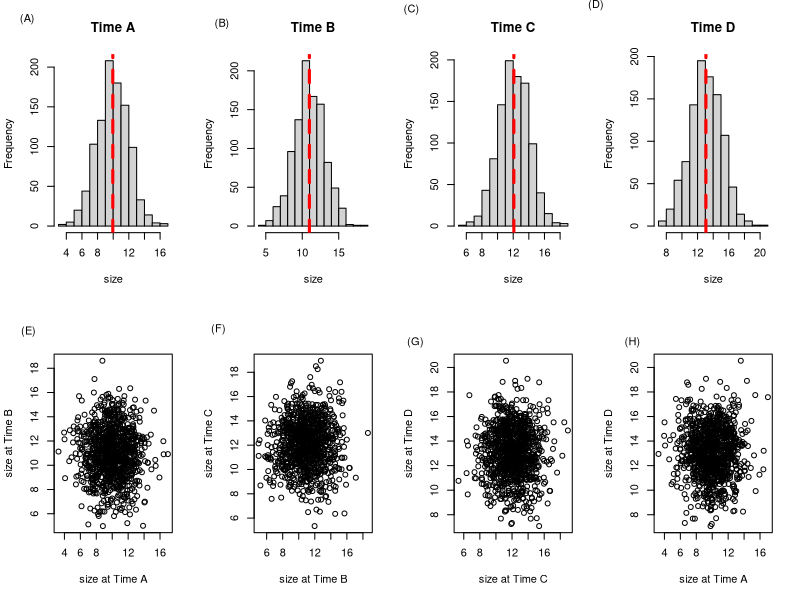
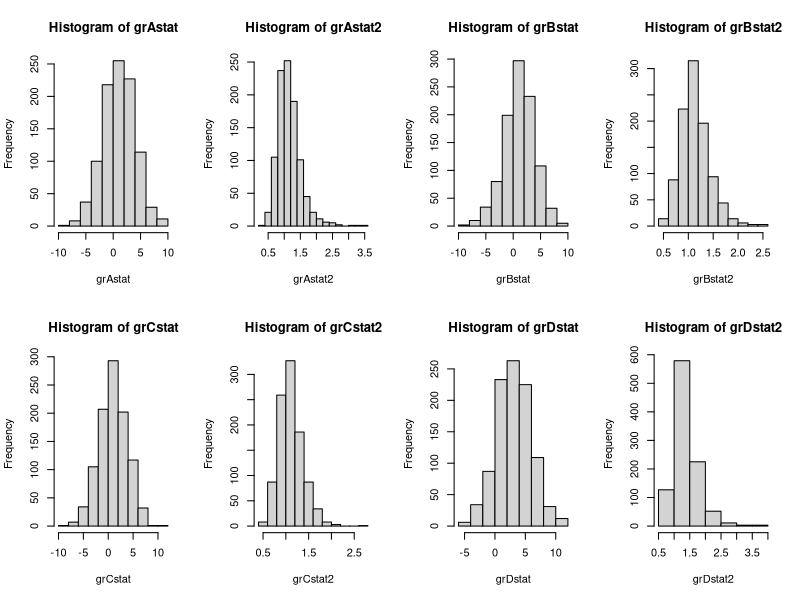
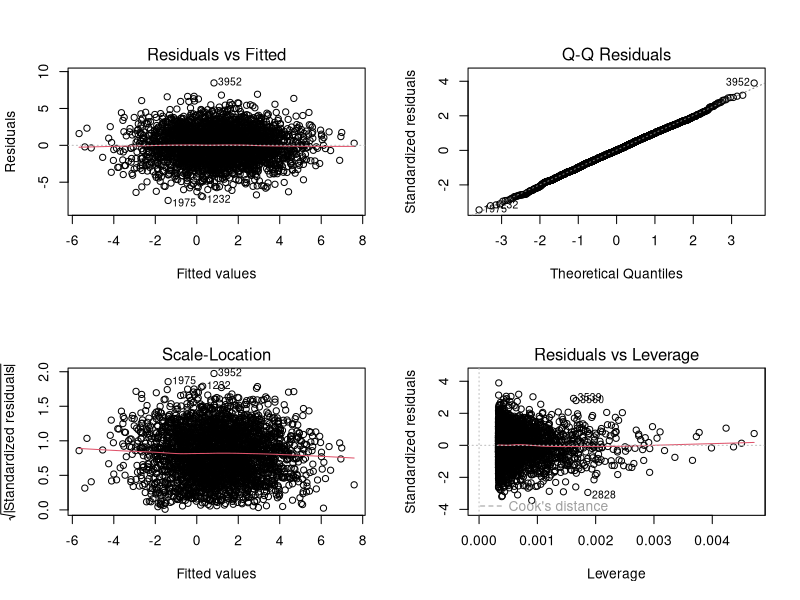
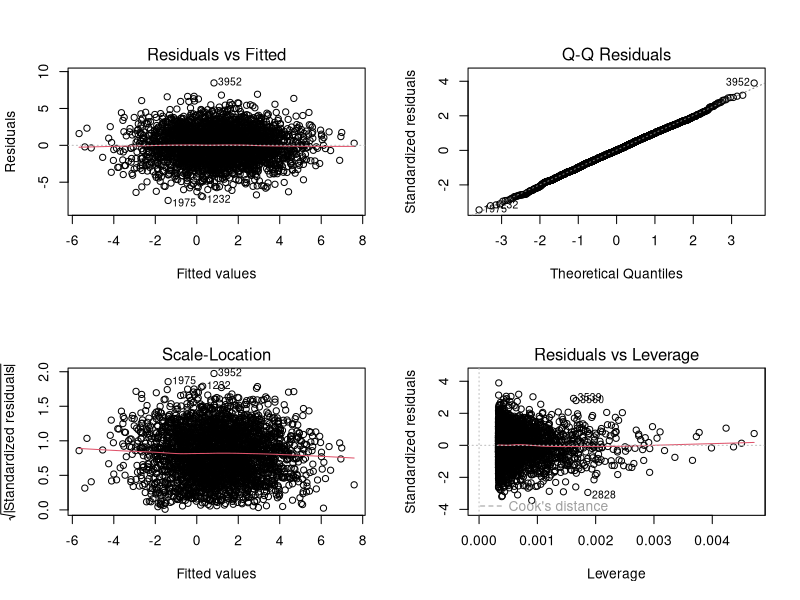
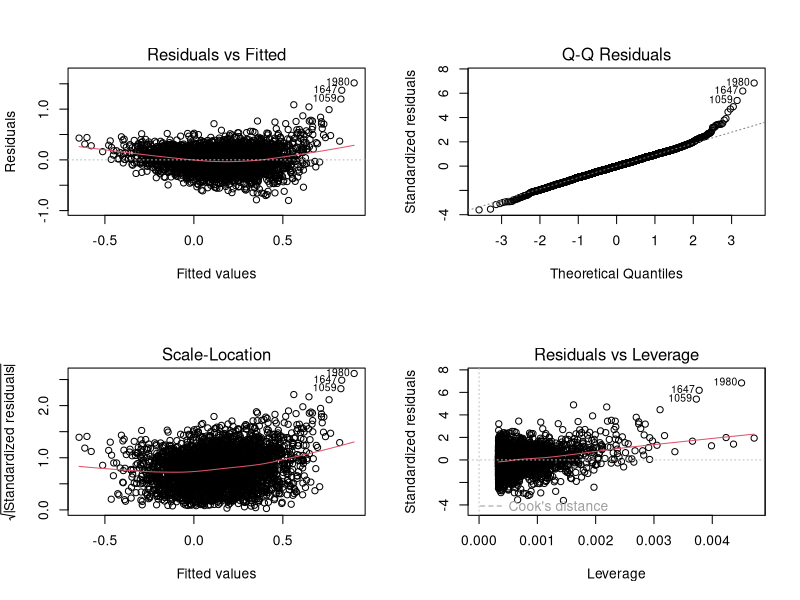
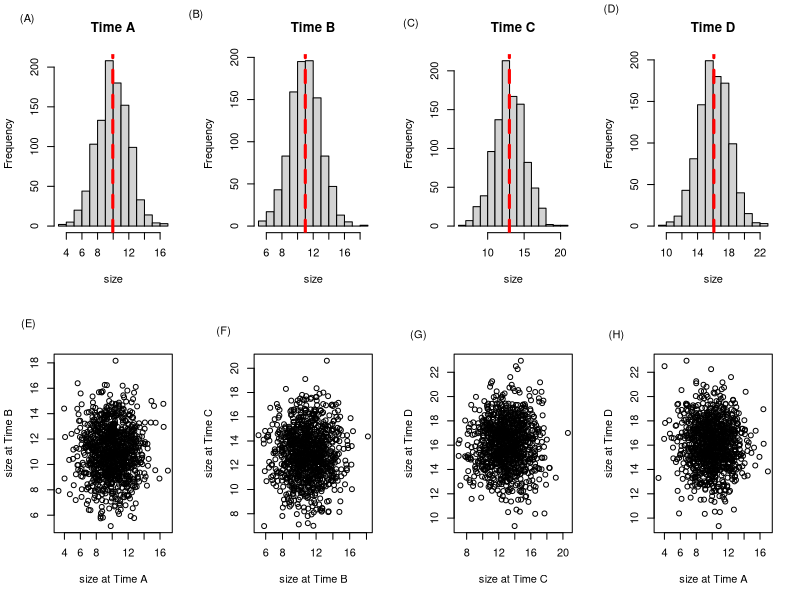
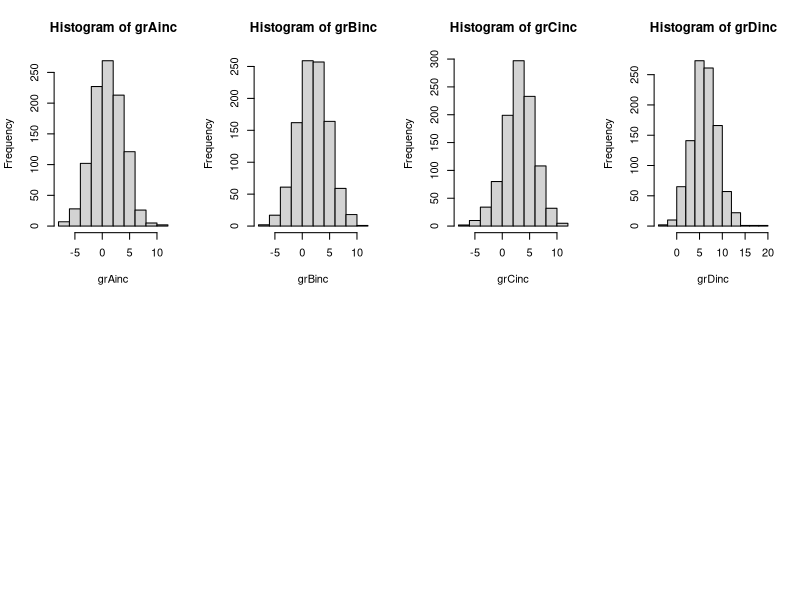
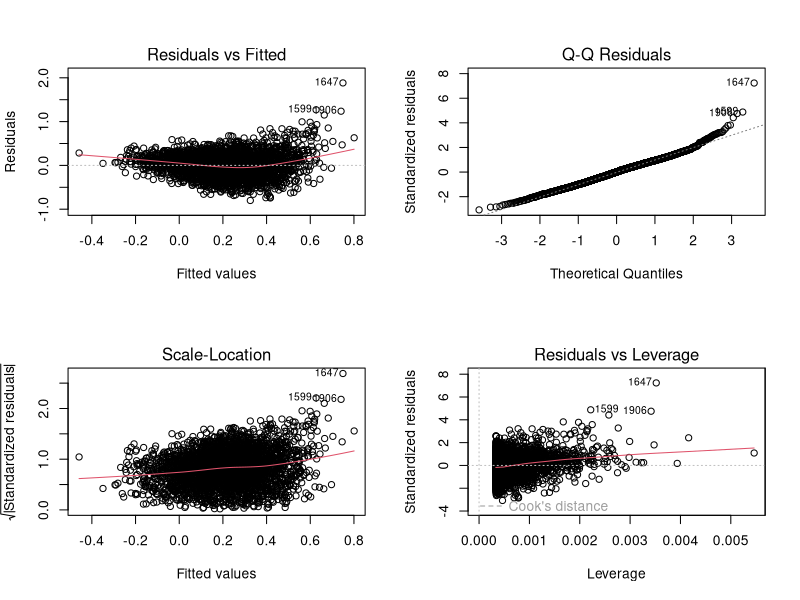

Recreate these plots in R, in order. (Note: this script raises an error after producing the figures.)
library(ggplot2)
library(ggsignif)
library(gridExtra)
library(ggpubr)
library(splines)

#first lets simulate some data over fake time-steps - mean changes, but variance stays the same

###################################
#case one, increasing growth, but static growth rate (mean diff of 1 between each time step)

set.seed(42) 

par(mfrow=c(2,4))
set.seed(42) #to ensure repeatability; skip to vary results slightly each time
tA<-rnorm(1000,mean=10,sd=2)
hist(tA, xlab="size",main="Time A")
text(x = -1, y = 260, labels = "(A)", xpd = NA)
abline(v = mean(tA), col="red", lwd=3, lty=2)

set.seed(1) #to ensure repeatability; skip to vary results slightly each time
tB<-rnorm(1000,mean=11,sd=2)
hist(tB, xlab="size",main="Time B")
text(x = -1, y = 260, labels = "(B)", xpd = NA)
abline(v = mean(tB), col="red", lwd=3, lty=2)

set.seed(16) #to ensure repeatability; skip to vary results slightly each time
tC<-rnorm(1000,mean=12,sd=2)
hist(tC, xlab="size",main="Time C")
text(x = -1, y = 260, labels = "(C)", xpd = NA)
abline(v = mean(tC), col="red", lwd=3, lty=2)

set.seed(89) #to ensure repeatability; skip to vary results slightly each time
tD<-rnorm(1000,mean=13,sd=2)
hist(tD, xlab="size",main="Time D")
text(x = -1, y = 260, labels = "(D)", xpd = NA)
abline(v = mean(tD), col="red", lwd=3, lty=2)

plot(tB~tA, xlab = "size at Time A", ylab = "size at Time B")
text(x = -0.5, y = 21, labels = "(E)", xpd = NA)
summary(lm(tB~tA)) #UNCORRELATED
plot(tC~tB, xlab = "size at Time B", ylab = "size at Time C")
text(x = 0, y = 21.5, labels = "(F)", xpd = NA)
summary(lm(tC~tB)) #UNCORRELATED
plot(tD~tC, xlab = "size at Time C", ylab = "size at Time D")
text(x = 0, y = 22, labels = "(G)", xpd = NA)
summary(lm(tC~tD)) #UNCORRELATED
plot(tD~tA, xlab = "size at Time A", ylab = "size at Time D")
text(x = 0, y = 22, labels = "(H)", xpd = NA)
summary(lm(tD~tA)) #UNCORRELATED

grAstat<-tB-tA
hist(grAstat)
mean(grAstat) #close to 1 as desired

grAstat2<-tB/tA
hist(grAstat2)
mean(grAstat2)

grBstat<-tC-tB
hist(grBstat)
mean(grBstat) #close to 1 as desired

grBstat2<-tC/tB
hist(grBstat2)
mean(grBstat2) 

grCstat<-tD-tC
hist(grCstat)
mean(grCstat) #close to 1 as desired

grCstat2<-tD/tC
hist(grCstat2)
mean(grCstat2)

grDstat<-tD-tA
hist(grDstat)
mean(grDstat) #for a total of almost 3

grDstat2<-tD/tA
hist(grDstat2)
mean(grDstat2)

##now combine into dataframe
A<-as.data.frame(cbind("size"=tA,"growthRate"=grAstat,"growthRate2"=grAstat2,"InitialSize"=tA))
A$time<-rep("A",1000)
A$diff<-rep("A to A",1000)
head(A)

B<-as.data.frame(cbind("size"=tB,"growthRate"=grAstat, "growthRate2"=grAstat2,"InitialSize"=tA))
B$time<-rep("B",1000)
B$diff<-rep("A to B",1000)
head(B)

C<-as.data.frame(cbind("size"=tC,"growthRate"=grBstat, "growthRate2"=grBstat2,"InitialSize"=tB))
C$time<-rep("C",1000)
C$diff<-rep("B to C",1000)
head(C)

D<-as.data.frame(cbind("size"=tD,"growthRate"=grCstat, "growthRate2"=grCstat2,"InitialSize"=tC))
D$time<-rep("D",1000)
D$diff<-rep("C to D",1000)
head(D)

# Total<-as.data.frame(cbind("size"=tD,"growthRate"=grDstat,"InitialSize"=tA))
# Total$time<-rep("Total",1000)
# Total$diff<-rep("Total",1000)
# head(Total)


simStatic<-as.data.frame(rbind(A,B,C,D))
simStatic$stdGR<-(simStatic$growthRate/simStatic$InitialSize) #calculate standardized growth rate
simStatic$time<-factor(simStatic$time,ordered = T,levels=c("A","B","C","D")) #making time ordinal

#and generate plots and statistics

#For size over time
StatSize<-ggplot(simStatic, aes(x=time, y=size)) + geom_boxplot() +theme_bw()+ylab("Size")+xlab(NULL)+ggtitle("Static Growth Rate")+ geom_signif(comparisons = list(c("A", "B"),c("B", "C"),c("C", "D")), map_signif_level=TRUE) #simulated size data gets bigger over time steps on average, but no correlation between individuals across time-points
Mss<-aov(size~time,simStatic)
summary(Mss)
TukeyHSD(Mss,which="time") #size at each time-step sig diff from all others

#For growth over time
subStat1=subset(simStatic,time!="A") #3 pairwise differences for 4 time-points
StatGrowth<-ggplot(subStat1, aes(x=diff, y=growthRate)) + geom_boxplot() +theme_bw() +ylab("Growth") +xlab(NULL) 
Msgr<-aov(growthRate~diff,subStat1) 
summary(Msgr) #no change over time


#For standardized growth over time
StatGrowthStd<-ggplot(subStat1, aes(x=diff, y=stdGR)) + geom_boxplot() +theme_bw() +ylab("Std Growth") +xlab(NULL) + geom_signif(comparisons = list(c("A to B", "C to D")), map_signif_level=TRUE) #this is spurious significance based on table below - need to correct in final plot
Msgrs<-aov(stdGR~diff,subStat1) 
summary(Msgrs) #decreasing over time
TukeyHSD(Msgrs,which="diff") #sig difference bewteen first and last time windows


#for growth rate vs initial size v1
StatGrowthVSsize<-ggplot(subStat1, aes(x=InitialSize, y=growthRate)) + geom_point(alpha=0.3) +geom_smooth(method='lm')+theme_bw() +ylab("Growth") +xlab(NULL) +ggtitle("Static Growth Rate")
summary(lm(growthRate~InitialSize,subStat1)) #significant negative relationship
par(mfrow=c(2,2))
plot(lm(growthRate~InitialSize,subStat1)) #satisfies assumptions of linear model
# see https://www.sthda.com/english/articles/39-regression-model-diagnostics/161-linear-regression-assumptions-and-diagnostics-in-r-essentials/

StatGrowth2VSsize<-ggplot(subStat1, aes(x=InitialSize, y=growthRate2)) + geom_point(alpha=0.3) +geom_smooth(method='lm')+theme_bw() +ylab("Growth") +xlab(NULL) +ggtitle("Static Growth Rate")
summary(lm(growthRate~InitialSize,subStat1)) #significant negative relationship
par(mfrow=c(2,2))
plot(lm(growthRate~InitialSize,subStat1)) #satisfies assumptions of linear model
# see https://www.sthda.com/english/articles/39-regression-model-diagnostics/161-linear-regression-assumptions-and-diagnostics-in-r-essentials/



###now, plot standardized growth rates and see how relationship looks

StatStdGrowthVSsize<-ggplot(subStat1, aes(x=InitialSize, y=stdGR)) + geom_point(alpha=0.3) +geom_smooth()+theme_bw()+ylab("Std. Growth") +xlab(NULL) 
#strong negative non-linear?
par(mfrow=c(2,2))
plot(lm(stdGR~InitialSize,subStat1)) #yep, violates assumptions 


############################
#case two, increasing growth, with increasing growth rate (mean diff increases each time step)

par(mfrow=c(2,4))
set.seed(42) #to ensure repeatability; skip to vary results slightly each time
tA<-rnorm(1000,mean=10,sd=2)
hist(tA, xlab="size",main="Time A")
text(x = -1, y = 260, labels = "(A)", xpd = NA)
abline(v = mean(tA), col="red", lwd=3, lty=2)

tB<-rnorm(1000,mean=11,sd=2)
set.seed(1) #to ensure repeatability; skip to vary results slightly each time
hist(tB, xlab="size",main="Time B")
text(x = -3, y = 250, labels = "(B)", xpd = NA)
abline(v = mean(tB), col="red", lwd=3, lty=2)

tC<-rnorm(1000,mean=13,sd=2)
set.seed(16) #to ensure repeatability; skip to vary results slightly each time
hist(tC, xlab="size",main="Time C")
text(x = -0.5, y = 260, labels = "(C)", xpd = NA)
abline(v = mean(tC), col="red", lwd=3, lty=2)

tD<-rnorm(1000,mean=16,sd=2)
set.seed(89) #to ensure repeatability; skip to vary results slightly each time
hist(tD, xlab="size",main="Time D")
text(x = 3, y = 260, labels = "(D)", xpd = NA)
abline(v = mean(tD), col="red", lwd=3, lty=2)

plot(tB~tA, xlab = "size at Time A", ylab = "size at Time B")
text(x = -0.5, y = 21, labels = "(E)", xpd = NA)
summary(lm(tB~tA)) #UNCORRELATED
plot(tC~tB, xlab = "size at Time B", ylab = "size at Time C")
text(x = 1, y = 23, labels = "(F)", xpd = NA)
summary(lm(tC~tB)) #UNCORRELATED
plot(tD~tC, xlab = "size at Time C", ylab = "size at Time D")
text(x = 2, y = 25, labels = "(G)", xpd = NA)
summary(lm(tC~tD)) #UNCORRELATED
plot(tD~tA, xlab = "size at Time A", ylab = "size at Time D")
text(x = -2, y = 25, labels = "(H)", xpd = NA)
summary(lm(tD~tA)) #UNCORRELATED

grAinc<-tB-tA
hist(grAinc)
mean(grAinc) #nearly 1

grBinc<-tC-tB
hist(grBinc)
mean(grBinc) #nearly 2

grCinc<-tD-tC
hist(grCinc)
mean(grCinc) #nearly 3

grDinc<-tD-tA
hist(grDinc)
mean(grDinc) #for a total of 6

##now combine into dataframe
A<-as.data.frame(cbind("size"=tA,"growthRate"=grAinc,"InitialSize"=tA))
A$time<-rep("A",1000)
A$diff<-rep("A to A",1000)
head(A)

B<-as.data.frame(cbind("size"=tB,"growthRate"=grAinc,"InitialSize"=tA))
B$time<-rep("B",1000)
B$diff<-rep("A to B",1000)
head(B)

C<-as.data.frame(cbind("size"=tC,"growthRate"=grBinc,"InitialSize"=tB))
C$time<-rep("C",1000)
C$diff<-rep("B to C",1000)
head(C)

D<-as.data.frame(cbind("size"=tD,"growthRate"=grCinc,"InitialSize"=tC))
D$time<-rep("D",1000)
D$diff<-rep("C to D",1000)
head(D)


simInc<-as.data.frame(rbind(A,B,C,D))
simInc$stdGR<-(simInc$growthRate/simInc$InitialSize) #calculate standardized growth rate
simInc$time<-factor(simInc$time,ordered = T,levels=c("A","B","C","D")) #making time ordinal

#and plot
IncSize<-ggplot(simInc, aes(x=time, y=size)) + geom_boxplot() +theme_bw()+ylab(NULL)+xlab(NULL) +ggtitle("Incr. Growth Rate")+ geom_signif(comparisons = list(c("A", "B"),c("B", "C"),c("C", "D")), map_signif_level=TRUE)#simulated size data gets bigger over time steps - pseudo exponential
Mis<-aov(size~time,simInc)
summary(Mis)
TukeyHSD(Mis,which="time") #size at each time-step sig diff from all others

#For growth over time
subInc1=subset(simInc,time!="A") #3 pairwise differences for 4 time-points
IncGrowth<-ggplot(subInc1, aes(x=diff, y=growthRate)) + geom_boxplot() +theme_bw() +ylab(NULL) +xlab(NULL) + geom_signif(comparisons = list(c("A to B", "B to C"),c("B to C", "C to D")), map_signif_level=TRUE)
Migr<-aov(growthRate~diff,subInc1) 
summary(Migr) #sig diff over time
TukeyHSD(Migr,which="diff") #increasing (diff always positive)

#For standardized growth over time
IncGrowthStd<-ggplot(subInc1, aes(x=diff, y=stdGR)) + geom_boxplot() +theme_bw() +ylab(NULL) +xlab(NULL) + geom_signif(comparisons = list(c("A to B", "B to C"),c("B to C", "C to D")), map_signif_level=TRUE)
Migrs<-aov(stdGR~diff,subInc1) 
summary(Migrs) #decreasing over time
TukeyHSD(Migrs,which="diff") #sig difference bewteen first and last time windows

#for growth rate vs initial size 
IncGrowthVSsize<-ggplot(subInc1, aes(x=InitialSize, y=growthRate)) + geom_point(alpha=0.3) +geom_smooth(method='lm')+theme_bw() +ylab(NULL) +xlab(NULL) +ggtitle("Increasing Growth Rate")
summary(lm(growthRate~InitialSize,subInc1)) #significant negative relationship


###now, plot standardized growth rates and see how relationship looks

IncStdGrowthVSsize<-ggplot(subInc1, aes(x=InitialSize, y=stdGR)) + geom_point(alpha=0.3) +geom_smooth()+theme_bw()+ylab(NULL) +xlab(NULL)
 #very strong negative (and nonlinear) relationship
par(mfrow=c(2,2))
plot(lm(stdGR~InitialSize,subInc1)) #yep, violates assumptions 


######################################################################################
#case three, increasing growth, with decreasing growth rate (mean diff decreases each time step)
par(mfrow=c(2,4))
set.seed(42) #to ensure repeatability; skip to vary results slightly each time
tA<-rnorm(1000,mean=10,sd=2)
hist(tA, xlab="size",main="Time A")
text(x = -1, y = 240, labels = "(A)", xpd = NA)
abline(v = mean(tA), col="red", lwd=3, lty=2)

set.seed(1) #to ensure repeatability; skip to vary results slightly each time
tB<-rnorm(1000,mean=13,sd=2)
hist(tB, xlab="size",main="Time B")
text(x = 2, y = 250, labels = "(B)", xpd = NA)
abline(v = mean(tB), col="red", lwd=3, lty=2)

set.seed(16) #to ensure repeatability; skip to vary results slightly each time
tC<-rnorm(1000,mean=15,sd=2)
hist(tC, xlab="size",main="Time C")
text(x = -1, y = 240, labels = "(C)", xpd = NA)
abline(v = mean(tC), col="red", lwd=3, lty=2)

set.seed(89) #to ensure repeatability; skip to vary results slightly each time
tD<-rnorm(1000,mean=16,sd=2)
hist(tD, xlab="size",main="Time D")
text(x = 3, y = 240, labels = "(D)", xpd = NA)
abline(v = mean(tD), col="red", lwd=3, lty=2)

plot(tB~tA, xlab = "size at Time A", ylab = "size at Time B")
text(x = -0.5, y = 22, labels = "(E)", xpd = NA)
summary(lm(tB~tA)) #UNCORRELATED
plot(tC~tB, xlab = "size at Time B", ylab = "size at Time C")
text(x = 3, y = 24, labels = "(F)", xpd = NA)
summary(lm(tC~tB)) #UNCORRELATED
plot(tD~tC, xlab = "size at Time C", ylab = "size at Time D")
text(x = 2, y = 25, labels = "(G)", xpd = NA)
summary(lm(tC~tD)) #UNCORRELATED
plot(tD~tA, xlab = "size at Time A", ylab = "size at Time D")
text(x = -0.5, y = 25, labels = "(H)", xpd = NA)
summary(lm(tD~tA)) #UNCORRELATED

grAdec<-tB-tA
hist(grAdec)
mean(grAdec) #nearly 3

grBdec<-tC-tB
hist(grBdec)
mean(grBdec) #nearly 2

grCdec<-tD-tC
hist(grCdec)
mean(grCdec) #nearly 1

grDdec<-tD-tA
hist(grDdec)
mean(grDdec) #for a total of 6


##now combine into dataframe
A<-as.data.frame(cbind("size"=tA,"growthRate"=grAdec,"InitialSize"=tA))
A$time<-rep("A",1000)
A$diff<-rep("A to A",1000)
head(A)

B<-as.data.frame(cbind("size"=tB,"growthRate"=grAdec,"InitialSize"=tA))
B$time<-rep("B",1000)
B$diff<-rep("A to B",1000)
head(B)

C<-as.data.frame(cbind("size"=tC,"growthRate"=grBdec,"InitialSize"=tB))
C$time<-rep("C",1000)
C$diff<-rep("B to C",1000)
head(C)

D<-as.data.frame(cbind("size"=tD,"growthRate"=grCdec,"InitialSize"=tC))
D$time<-rep("D",1000)
D$diff<-rep("C to D",1000)
head(D)


simDec<-as.data.frame(rbind(A,B,C,D))
simDec$stdGR<-(simDec$growthRate/simDec$InitialSize) #calculate standardized growth rate
simDec$time<-factor(simDec$time,ordered = T,levels=c("A","B","C","D")) #making time ordinal

#and generate plots and statistics

#For size over time
DecSize<-ggplot(simDec, aes(x=time, y=size)) + geom_boxplot() +theme_bw()+ylab(NULL)+xlab(NULL) +ggtitle("Decr. Growth Rate")+ geom_signif(comparisons = list(c("A", "B"),c("B", "C"),c("C", "D")), map_signif_level=TRUE) #simulated size data gets bigger over time steps on average, but no correlation between individuals across time-points
Mds<-aov(size~time,simDec)
summary(Mds)
TukeyHSD(Mds,which="time") #size at each time-step sig diff from all others

#For growth over time
subDec1=subset(simDec,time!="A") #3 pairwise differences for 4 time-points
DecGrowth<-ggplot(subDec1, aes(x=diff, y=growthRate)) + geom_boxplot() +theme_bw() +ylab(NULL) +xlab(NULL) + geom_signif(comparisons = list(c("A to B", "B to C"),c("B to C", "C to D")), map_signif_level=TRUE)
Mdgr<-aov(growthRate~diff,subDec1) 
summary(Mdgr) #sig diff over time
TukeyHSD(Mdgr,which="diff") #size at each time-step sig diff from all others, decreases


#For standardized growth over time
DecGrowthStd<-ggplot(subDec1, aes(x=diff, y=stdGR)) + geom_boxplot() +theme_bw() +ylab(NULL) +xlab(NULL) + geom_signif(comparisons = list(c("A to B", "B to C"),c("B to C", "C to D")), map_signif_level=TRUE)
Mdgrs<-aov(stdGR~diff,subDec1) 
summary(Mdgrs) #decreasing over time
TukeyHSD(Mdgrs,which="diff") #sig difference bewteen first and last time windows


#for growth rate vs initial size 
DecGrowthVSsize<-ggplot(subDec1, aes(x=InitialSize, y=growthRate)) + geom_point(alpha=0.3) +geom_smooth(method='lm')+theme_bw() +ylab(NULL) +xlab(NULL) +ggtitle("Decreasing Growth Rate")
summary(lm(growthRate~InitialSize,subDec1)) #significant negative relationship


###now, plot standardized growth rates and see how relationship looks

DecStdGrowthVSsize<-ggplot(subDec1, aes(x=InitialSize, y=stdGR)) + geom_point(alpha=0.3) +geom_smooth()+theme_bw()+ylab(NULL) +xlab(NULL)
 #very strong negative (and nonlinear) relationship
par(mfrow=c(2,2))
plot(lm(stdGR~InitialSize,subDec1)) #yep, violates assumptions 


######################################################################################
#now for real world data - from Million et al. 2022
#https://github.com/wyattmillion/Acer_Morphological_Plasticity/blob/main/AcerMorphologyData_Imputed2.csv

dat<-read.csv(file="AcerMorphologyData_Imputed2.csv",stringsAsFactors=TRUE,header=TRUE)
summary(dat) #lots of variables, will restrict to just TLE and reformat as simulated datasets above
names(dat) #want columns: 8,15,22,29,36

datTLE<-dat[,c(8,15,22,29,36)]
summary(datTLE)

dat$growth<-dat$TLE12..cm. - dat$TLE1..cm. #calculate growth
dat$stdGR<-(dat$growth/dat$TLE1..cm.) #calculate standardized growth rate

summary(dat) #367 NAs or missing datapoints total - remove

dat2<-dat[complete.cases(dat$growth), ]


par(mfrow=c(2,5))
hist(dat$T0_TLE, xlab="size",main="Time 0")
text(x = -3, y = 90, labels = "(A)", xpd = NA)
abline(v = mean(tA), col="red", lwd=3, lty=2)

hist(dat$T3_TLE, xlab="size",main="Time 3 months")
text(x = -5, y = 90, labels = "(B)", xpd = NA)
abline(v = mean(tB), col="red", lwd=3, lty=2)

hist(dat$T6_TLE, xlab="size",main="Time 6 months") #becomming more non-normal as we go...breakage
text(x = -8, y = 110, labels = "(C)", xpd = NA)
abline(v = mean(tC), col="red", lwd=3, lty=2)

hist(dat$T9_TLE, xlab="size",main="Time 9 months")
text(x = -8, y = 100, labels = "(D)", xpd = NA)
abline(v = mean(tD), col="red", lwd=3, lty=2)

hist(dat$T12_TLE, xlab="size",main="Time 12 months")
text(x = -8, y = 110, labels = "(E)", xpd = NA)
abline(v = mean(tD), col="red", lwd=3, lty=2)

plot(dat$T3_TLE~dat$T0_TLE, xlab = "size at Time 0", ylab = "size at Time 3 mos")
text(x = -3, y = 40, labels = "(F)", xpd = NA)
summary(lm(dat$T3_TLE~dat$T0_TLE)) #positively correlated
plot(dat$T6_TLE~dat$T3_TLE, xlab = "size at Time 3 mos", ylab = "size at Time 6 mos")
text(x = -5, y = 63, labels = "(G)", xpd = NA)
summary(lm(dat$T6_TLE~dat$T3_TLE)) #positively correlated
plot(dat$T9_TLE~dat$T6_TLE, xlab = "size at Time 6 mos", ylab = "size at Time 9 mos")
text(x = -7, y = 82, labels = "(H)", xpd = NA)
summary(lm(dat$T9_TLE~dat$T6_TLE)) #positively correlated
plot(dat$T12_TLE~dat$T9_TLE, xlab = "size at Time 9 mos", ylab = "size at Time 12 mos")
text(x = -8, y = 180, labels = "(I)", xpd = NA)
summary(lm(dat$T12_TLE~dat$T9_TLE)) #strong positive corr

plot(dat$T12_TLE~dat$T0_TLE, xlab = "size at Time 0", ylab = "size at Time 12 mos")
text(x = -3, y = 180, labels = "(J)", xpd = NA)
summary(lm(dat$T12_TLE~dat$T0_TLE)) #positive, but not as strong

#now calculate growth rates between time steps

grAmil<-dat$T3_TLE-dat$T0_TLE
hist(grAmil)
summary(grAmil) #13 NAs due to missingness/mortality
grAmilCC<-grAmil[complete.cases(grAmil)]
mean(grAmilCC) #1.95
median(grAmilCC) #2.37

grBmil<-dat$T6_TLE-dat$T3_TLE
hist(grBmil)
summary(grBmil) #36 NAs due to missingness/mortality
grBmilCC<-grBmil[complete.cases(grBmil)]
mean(grBmilCC) #2.66
median(grBmilCC) #3.32

grCmil<-dat$T9_TLE-dat$T6_TLE
hist(grCmil)
summary(grCmil) #64 NAs due to missingness/mortality
grCmilCC<-grCmil[complete.cases(grCmil)]
mean(grCmilCC) #4.83
median(grCmilCC) #4.56

grDmil<-dat$T12_TLE-dat$T9_TLE
hist(grDmil)
summary(grDmil) #70 NAs due to missingness/mortality
grDmilCC<-grDmil[complete.cases(grDmil)]
mean(grDmilCC) #11.7
median(grDmilCC) #9.38

grEmil<-dat$T12_TLE-dat$T0_TLE
hist(grEmil)
summary(grEmil) #65 NAs due to missingness/mortality
grEmilCC<-grEmil[complete.cases(grEmil)]
mean(grEmilCC) #22.2
median(grEmilCC) #18.51



##now combine into dataframe
A<-as.data.frame(cbind("size"=dat$T0_TLE,"growthRate"=grAmil,"InitialSize"=dat$T0_TLE,"breaks"=dat$CulumativeBreaks))
A$time<-rep("T0",nrow(A))
A$diff<-rep("T0 to T0",nrow(A))
head(A)
summary(A) #need to kill off NAs
Acc<-A[complete.cases(A$growthRate),]
summary(Acc)

B<-as.data.frame(cbind("size"=dat$T3_TLE,"growthRate"=grAmil,"InitialSize"=dat$T0_TLE,"breaks"=dat$T3_Break))
B$time<-rep("T3",nrow(B))
B$diff<-rep("T0 to T3",nrow(B))
head(B)
summary(B) #need to kill off NAs
Bcc<-B[complete.cases(B$growthRate),]
summary(Bcc)


C<-as.data.frame(cbind("size"=dat$T6_TLE,"growthRate"=grBmil,"InitialSize"=dat$T3_TLE,"breaks"=dat$T6_Break))
C$time<-rep("T6",nrow(C))
C$diff<-rep("T3 to T6",nrow(C))
head(C)
summary(C) #need to kill off NAs
Ccc<-C[complete.cases(C$growthRate),]
summary(Ccc)


D<-as.data.frame(cbind("size"=dat$T9_TLE,"growthRate"=grCmil,"InitialSize"=dat$T6_TLE,"breaks"=dat$T9_Break))
D$time<-rep("T9",nrow(D))
D$diff<-rep("T6 to T9",nrow(D))
head(D)
summary(D) #need to kill off NAs
Dcc<-D[complete.cases(D$growthRate),]
summary(Dcc)


E<-as.data.frame(cbind("size"=dat$T12_TLE,"growthRate"=grDmil,"InitialSize"=dat$T9_TLE,"breaks"=dat$T12_Break))
E$time<-rep("T12",nrow(E))
E$diff<-rep("T9 to T12",nrow(E))
head(E)
summary(E) #need to kill off NAs
Ecc<-E[complete.cases(E$growthRate),]
summary(Ecc)



simMil<-as.data.frame(rbind(Acc,Bcc,Ccc,Dcc,Ecc))

summary(simMil) 
head(simMil)

simMil$stdGR<-(simMil$growthRate/simMil$InitialSize) #calculate standardized growth rate - errors arise bc in some instances initial size is 0 due to breakage...must also remove these NAs and infinite values

simMil[!is.finite(simMil$stdGR),] <- NA

summary(simMil) #convert INF to NA

simMil<-simMil[complete.cases(simMil$stdGR),] #now remove NA

simMil$time<-factor(simMil$time,ordered = T,levels=c("T0","T3","T6","T9","T12")) #making time ordinal

subMilnb=subset(simMil,breaks<1) #remove breakage


#and generate plots and statistics

#For size over time
MilSize<-ggplot(subMilnb, aes(x=time, y=size)) + geom_boxplot() +theme_bw()+ylab(NULL)+xlab(NULL) +ggtitle("A. cervicornis")+ geom_signif(comparisons = list(c("T0", "T3"),c("T9", "T12")), map_signif_level=TRUE) #size increases over time 
#NOTE tukey stars are overestimated - need to correct for stats below

Mms<-aov(size~time,subMilnb)
summary(Mms)
TukeyHSD(Mms,which="time") #T0 to T3 not diff, but all other time steps increase

#For growth over time
subMil1=subset(subMilnb,time!="T0") #4 pairwise differences for 5 time-points
MilGrowth<-ggplot(subMil1, aes(x=diff, y=growthRate)) + geom_boxplot() +theme_bw() +ylab(NULL) +xlab(NULL) + theme(axis.text.x = element_text(angle = 45, vjust = 1, hjust=1)) + geom_signif(comparisons = list(c("T6 to T9", "T9 to T12")), map_signif_level=TRUE)
Mmgr<-aov(growthRate~diff,subMil1) 
summary(Mmgr) #sig diff over time
TukeyHSD(Mmgr,which="diff") #size at each time-step sig diff from all others, decreases


#For standardized growth over time
MilGrowthStd<-ggplot(subMil1, aes(x=diff, y=stdGR)) + geom_boxplot() +theme_bw() +ylab(NULL) +xlab(NULL) + theme(axis.text.x = element_text(angle = 45, vjust = 1, hjust=1)) + geom_signif(comparisons = list(c("T6 to T9", "T9 to T12")), map_signif_level=TRUE)
Mmgrs<-aov(stdGR~diff,subMil1) 
summary(Mmgrs) #decreasing over time
TukeyHSD(Mmgrs,which="diff") #sig difference bewteen first and last time windows


#for growth rate vs initial size, remove instances of breakage
MilGrowthVSsize<-ggplot(subMil1, aes(x=InitialSize, y=growthRate)) + geom_point(alpha=0.3) +geom_smooth(method='lm')+theme_bw() +ylab(NULL) +xlab(NULL) +ggtitle("A. cervicornis")
summary(lm(growthRate~InitialSize,subMil1)) #significant positive relationship
par(mfrow=c(2,2))
plot(lm(stdGR~InitialSize,subMil1)) #violates assumptions bc variance increases over time



###now, plot standardized growth rates and see how relationship looks

MilStdGrowthVSsize<-ggplot(subMil1, aes(x=InitialSize, y=stdGR)) + geom_point(alpha=0.3) +geom_smooth()+theme_bw()+ylab(NULL) +xlab(NULL)
 #very strong negative (and nonlinear) relationship
par(mfrow=c(2,2))
plot(lm(stdGR~InitialSize,subDec1)) #yep, violates assumptions 

head(dat)



##########################################
## one plot to rule them all
###########################################

#Figure 1
pdf(file="sizeGrowthPanelsFig1.pdf", width=8, height=8)
ggarrange(StatSize,IncSize,DecSize,MilSize,StatGrowth,IncGrowth,DecGrowth,MilGrowth,StatGrowthStd,IncGrowthStd,DecGrowthStd,MilGrowthStd,ncol=4,nrow=3,labels=c('A','B','C','D','E','F','G','H','I', 'J', 'K','L'),font.label = list(size = 12, color = "black", face = "plain", family = NULL))
dev.off()

#######
#REGRESSION TO THE MEAN. the negative relationship is a statistical artifact of initial size being included in both X and Y terms 
#regardless of underlying relationship


### NOW lets apply correction for regression to mean using function from Kelley & Price 2005, 
## as scripted by Alex Gunderson for plasticity and modified here for calculating growth
## modifications are simply to change references to plasticity to growth

#R script for function to correct regression values for regression to the mean from Kelly and Price (2005). 
#Takes two vectors, one for each size measurement used to calculate growth, 
#and returns a data frame with three columns: 
#raw.growth – unadjusted growth values. 
#dstar – the correction factors to be applied to the mean raw growth value to create adjusted growth values. 
#adj.growth – adjusted growth values.

#for our purposes, m1 will be size at time A and m2 will be size at time D


#first, read in function - execute all code between ##### below
######################
rttm.adj<-function(m1, m2){
  raw.growth<-m2-m1
  vart<-var.test(m1,m2,paired = T) ## variances equal? 
  vpv<-vart$p.value # var.test p value
  m1m2cor<-cor.test(m1, m2) # test correlation between m1 and m2 
  rho<-m1m2cor$estimate # correlation coefficient between m1 and m2 
  m1sd<-sd(m1) # m1 sd
  m2sd<-sd(m2) # m2 sd
  m1v<-var(m1) # m1 var
  m2v<-var(m2) # m2 var
  m1m<-mean(m1) # m1 mean
  m2m<-mean(m2) # m2 mean
  pm<-mean(raw.growth)
  rho2<-(2*rho*m1sd*m2sd)/(m1v+m2v) # adjusted correlation coefficient used if variances are equal
  rhof<-ifelse(vpv <= 0.05, rho, rho2) # which rho is used for dstar calculation is based on variance comparison
  dstar<-(rhof*(m1-m1m)-(m2-m2m))*-1 # adjustment values. Multiply by -1 to flip sign because Kelly and Price based on plasticity as m1-m2, not m2-m1 as in most thermal tolerance estimates
  adj.growth <- pm+dstar # corrected plasticity. 
  out<-as.data.frame(cbind(raw.growth, dstar, adj.growth)) 
  return(out)
}

##########################

#our focal datasets are:
#subStat1
#subInc1
#subDec1

#where m1 or size at time A = InitialSize
#and m2 or size at time D = size

########### Static growth rate

statAdj<-rttm.adj(subStat1$InitialSize,subStat1$size)

subStat1$growthRate.rttm.adj<-statAdj$adj.growth

#statAdjstdGR<-rttm.adj(subStat1$InitialSize,subStat1$stdGR)

#subStat1$stdGR.rttm.adj<-statAdjstdGR$adj.growth

StatGrowthVSsizeADJ<-ggplot(subStat1, aes(x=InitialSize, y=growthRate.rttm.adj)) + geom_point(alpha=0.3) +geom_smooth(method='lm')+stat_cor(method='pearson')+theme_bw() +ylab("Adjusted Growth") +xlab("Initial Size")
cor(subStat1$InitialSize,subStat1$growthRate.rttm.adj, method='pearson') #no relationship ####### CORRECT BELOW


#StatStdGrowthVSsizeADJ<-ggplot(subStat1, aes(x=InitialSize, y=stdGR.rttm.adj)) + geom_point(alpha=0.3) +geom_smooth(method='lm')+theme_bw() +ylab("Std Growth Adjusted for Regression to Mean") +xlab("Initial Size")
#summary(lm(stdGR.rttm.adj~InitialSize,subStat1)) #spurious positive relationship - cannot apply this correction function in this case!


########### Increasing growth rate

incAdj<-rttm.adj(subInc1$InitialSize,subInc1$size)

subInc1$growthRate.rttm.adj<-incAdj$adj.growth

incAdjstdGR<-rttm.adj(subInc1$InitialSize,subInc1$stdGR)

subInc1$stdGR.rttm.adj<-incAdjstdGR$adj.growth


IncGrowthVSsizeADJ<-ggplot(subInc1, aes(x=InitialSize, y=growthRate.rttm.adj)) + geom_point(alpha=0.3) +geom_smooth(method='lm')+stat_cor(method='pearson')+theme_bw() +ylab(NULL) +xlab("Initial Size")
cor(subInc1$InitialSize, subInc1$growthRate.rttm.adj,method='pearson') #positive correlation recovered! although not strong

########### Decreasing growth rate

decAdj<-rttm.adj(subDec1$InitialSize,subDec1$size)

subDec1$growthRate.rttm.adj<-decAdj$adj.growth

DecGrowthVSsizeADJ<-ggplot(subDec1, aes(x=InitialSize, y=growthRate.rttm.adj)) + geom_point(alpha=0.3) +geom_smooth(method='lm')+stat_cor(method='pearson')+theme_bw() +ylab(NULL) +xlab("Initial Size")
cor(subDec1$InitialSize, subDec1$growthRate.rttm.adj,method='pearson') #negative relationship remains!


########### Million 2022

milAdj<-rttm.adj(subMil1$InitialSize,subMil1$size)

subMil1$growthRate.rttm.adj<-milAdj$adj.growth

MilGrowthVSsizeADJ<-ggplot(subMil1, aes(x=InitialSize, y=growthRate.rttm.adj)) + geom_point(alpha=0.3) +geom_smooth(method='lm')+stat_cor(method='pearson')+theme_bw() +ylab(NULL) +xlab("Initial Size")
cor(subMil1$InitialSize, subMil1$growthRate.rttm.adj,method='pearson') #positive correlation remains - this time strong


#Figure 2
ggarrange(StatGrowthVSsize,IncGrowthVSsize,DecGrowthVSsize,MilGrowthVSsize,StatStdGrowthVSsize,IncStdGrowthVSsize,DecStdGrowthVSsize,MilStdGrowthVSsize,StatGrowthVSsizeADJ,IncGrowthVSsizeADJ,DecGrowthVSsizeADJ,MilGrowthVSsizeADJ,ncol=4,nrow=3,labels=c('A','B','C','D','E','F','G','H','I','J','K','L'),font.label = list(size = 12, color = "black", face = "plain", family = NULL))


##### Now correct for slope for Million 2022 using repeat T0 measures data from Million et al 2021

setwd("~/Dropbox/CarlsLab/ResearchProjects/NOAA_CRCP/PALMATA/RegressionToMean")

#data downloaded from supplement: https://www.frontiersin.org/journals/marine-science/articles/10.3389/fmars.2021.646475/full
#note that asterisks in raw sheet have been replaced with NA as assumption is that this is missing data, then export as CSV

dat2<-read.csv(file="Acer3DMorphologyData.csv",stringsAsFactors=TRUE,header=TRUE)
summary(dat2)

#Blomvquist's formula uses variance in measurement error to calculate true slope

#SlopeCorrected = (SlopeRaw + k) / (1-k) 

#where k = variance of measurement error / total variance

#columns we care about are T0_TLE and T0_FieldTLE (repeat independent measures of TLE to calculate error)

#First calculate measurement error
dat2$meanDif<-dat2$T0_TLE-dat2$T0_FieldTLE

#then calculate variance of measurement error and store as k numerator
k_num<-var(dat2$meanDif)

#calculate total variance in TLE from original dataset
k_den<-var(subMilnb$size)

#then calculate full k
k<-k_num/k_den 
k #pretty small value (expected, as shown in Million 2021 the 2 measures are pretty close)

#now get slope 
lm1<-lm(growthRate.rttm.adj~InitialSize,subMil1)
summary(lm1) #significant positive relationship

SlopeRaw<-coef(lm1)[2] #pull the slope

(SlopeRaw + k) / (1 - k) #correct for measurement error - again, slight adjustment, still positive!

